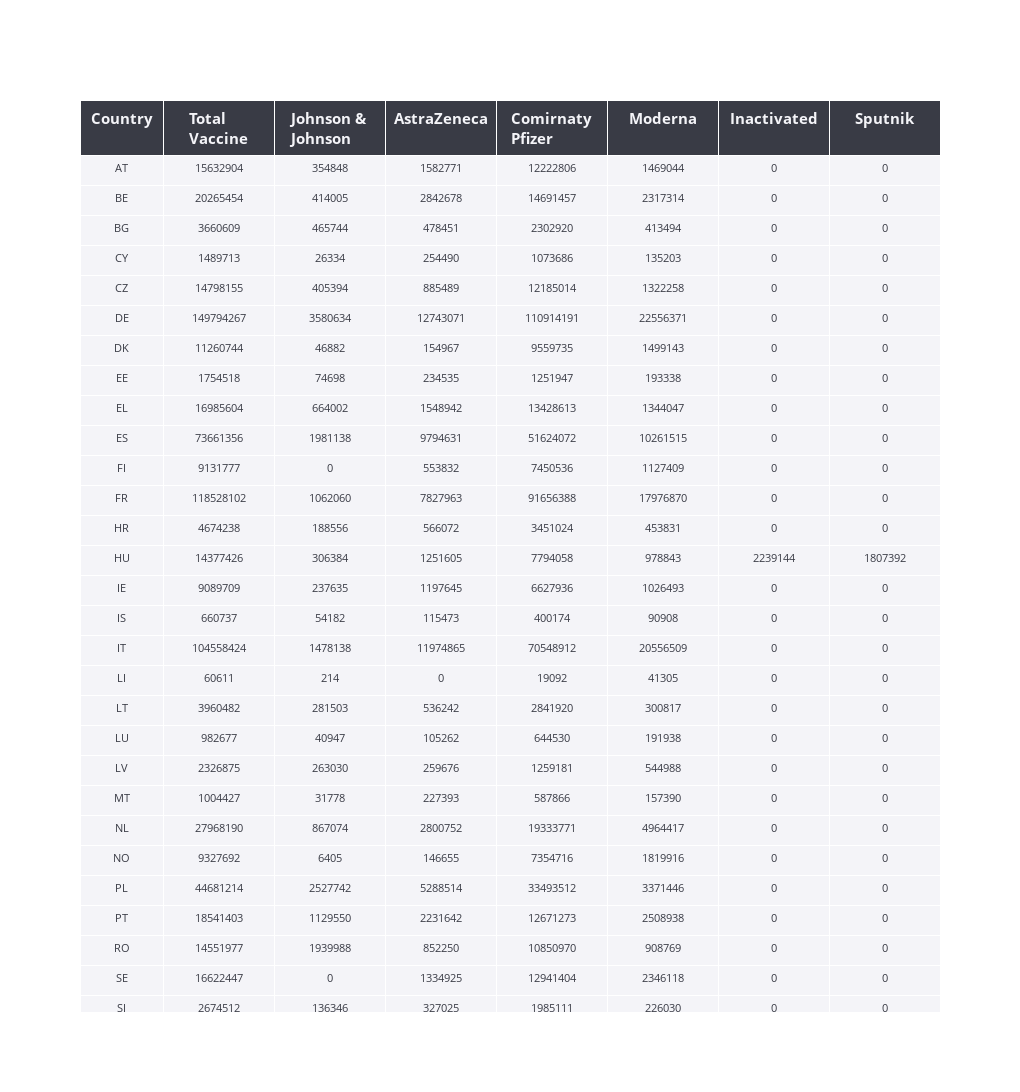

The code cell stored with this chart in its notebook:
### Markdown cell above
## TABLE

### Code cell
# Create a list of all country based on its ISO code
ISO = ['AT', 'BE', 'BG', 'CY', 'CZ', 'DE', 'DK', 'EE', 'EL', 'ES', 'FI', 'FR', 'HR', 'HU', 'IE', 'IS', 'IT', 
        'LI', 'LT', 'LU', 'LV', 'MT', 'NL', 'NO', 'PL', 'PT', 'RO', 'SE', 'SI', 'SK']

# Create a list of total vacccination of each country (sum of all the type of vaccine for all the 2021)
totalVaccine_table = data_covid19_ecdc_2021.groupby(['ReportingCountry'], as_index=False)['TotDoses'].sum()
totalVaccine_table.drop(['ReportingCountry'], axis=1, inplace=True)
totalVaccine_table = totalVaccine_table.TotDoses.tolist()

# Not all the country has all the type of vaccine. Next this issue is solved.
data_covid19_ecdc_2021_bazinga = (data_covid19_ecdc_2021.set_index(['ReportingCountry','Vaccine'])['TotDoses']
        .unstack(fill_value=0)
        .stack()
        .reset_index(name='TotDoses'))

# Palette to generate table
palette_table = ['#eae3db','#f2f2f2','#F4F4F8', '#393B45', '#dac9c1']

# _____________________________________CREATE TABLE ____________________________________________________________________________________________________________________________________________________

overallVaccine_Table_2021 = go.Figure(data=[go.Table( columnwidth = [15,20,20, 20,20,20,20,20],
                                header=dict(values=['<b>Country</b>', '<b>Total Vaccine</b>','<b>Johnson & Johnson</b>', '<b>AstraZeneca</b>', '<b>Comirnaty Pfizer</b>' , '<b>Moderna</b>', '<b>Inactivated </b>', '<b>Sputnik</b>'], 
                                # Appereance
                                        line_color='white',
                                        fill=dict(color=[palette_table[3]]),
                                        align=['center', 'center', 'center', 'center', 'center','center', 'center', 'center'],
                                        font=dict(color=palette_table[2], size=15),
                                        height=30 
                                ),
                                cells=dict(values=[
                                                    [iso for iso in ISO],
                                                    [value for value in totalVaccine_table],                                    
                                                    [value for value in data_covid19_ecdc_2021_bazinga[data_covid19_ecdc_2021_bazinga['Vaccine']=='JANSS']['TotDoses']],
                                                    [value for value in data_covid19_ecdc_2021_bazinga[data_covid19_ecdc_2021_bazinga['Vaccine']=='AZ']['TotDoses']],
                                                    [value for value in data_covid19_ecdc_2021_bazinga[data_covid19_ecdc_2021_bazinga['Vaccine']=='COM']['TotDoses']],
                                                    [value for value in data_covid19_ecdc_2021_bazinga[data_covid19_ecdc_2021_bazinga['Vaccine']=='MOD']['TotDoses']],
                                                    [value for value in data_covid19_ecdc_2021_bazinga[data_covid19_ecdc_2021_bazinga['Vaccine']=='BECNBG']['TotDoses']],
                                                    [value for value in data_covid19_ecdc_2021_bazinga[data_covid19_ecdc_2021_bazinga['Vaccine']=='SPU']['TotDoses']]], 
                                        # Appereance
                                                line_color='white',
                                                fill=dict(color=[palette_table[2], palette_table[2], palette_table[2], palette_table[2], palette_table[2], palette_table[2], palette_table[2], palette_table[2]]),
                                                align=['center', 'center', 'center', 'center', 'center','center', 'center', 'center'],
                                                font=dict(color=palette_table[3], size=11),
                                                height=30                               
                                            )                                                  
                                )
                     ])

overallVaccine_Table_2021.update_layout(height=1220, width=1020)

# ________________________________________________________________________________________________________________________________________________________________________________________

#Storing the table for Dashboard
#%store overallVaccine_Table_2021

### Figure 1 — Plotly figure (JSON) as saved in the notebook; plotly's stock layout.template omitted (floating-point values rounded to 4 significant figures; data arrays with more than 128 entries replaced by an {"elided": "..."} marker saying what was removed)
{"data": [{"cells": {"align": ["center", "center", "center", "center", "center", "center", "center", "center"], "fill": {"color": ["#F4F4F8", "#F4F4F8", "#F4F4F8", "#F4F4F8", "#F4F4F8", "#F4F4F8", "#F4F4F8", "#F4F4F8"]}, "font": {"color": "#393B45", "size": 11}, "height": 30, "line": {"color": "white"}, "values": {"elided": "8x30 mixed values"}}, "columnwidth": [15, 20, 20, 20, 20, 20, 20, 20], "header": {"align": ["center", "center", "center", "center", "center", "center", "center", "center"], "fill": {"color": ["#393B45"]}, "font": {"color": "#F4F4F8", "size": 15}, "height": 30, "line": {"color": "white"}, "values": ["<b>Country</b>", "<b>Total Vaccine</b>", "<b>Johnson & Johnson</b>", "<b>AstraZeneca</b>", "<b>Comirnaty Pfizer</b>", "<b>Moderna</b>", "<b>Inactivated </b>", "<b>Sputnik</b>"]}, "type": "table"}], "layout": {"height": 1220, "width": 1020}}
